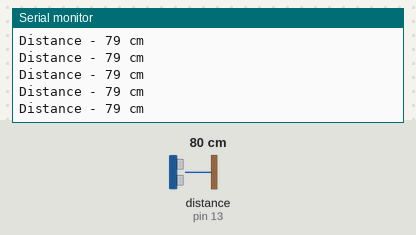
Bench run of a sketch on a simulated Arduino Uno, built with avr-gcc and run on an emulated ATmega328P. Parts: the last lines printed to the serial monitor. Wiring (inferred from the names in the program): ultrasonic range finder: trigger pin 13; echo pin 13. The test bench sets the inputs (shaded band); at power-on: distance to the obstacle (sensor on pin 13) 80 cm. The echo pulse lasts 58.3 µs per cm.

Above: at 1.2 s.
1.3 s: distance to the obstacle (sensor on pin 13) set to 60 cm
At 1.35 s:
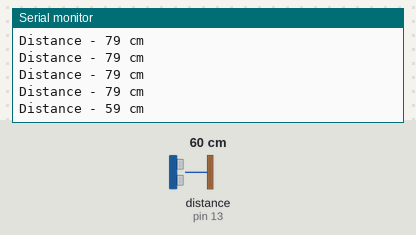
4.3 s: distance to the obstacle (sensor on pin 13) set to 2 cm
At 4.3 s:
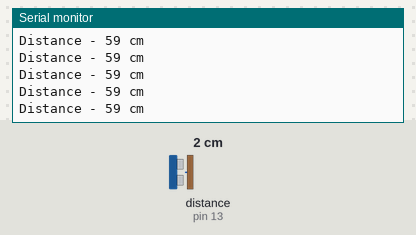
5.8 s: distance to the obstacle (sensor on pin 13) set to 4 cm
At 5.84 s:
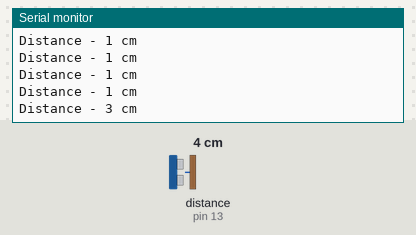
8.8 s: distance to the obstacle (sensor on pin 13) set to 60 cm
At 8.86 s:
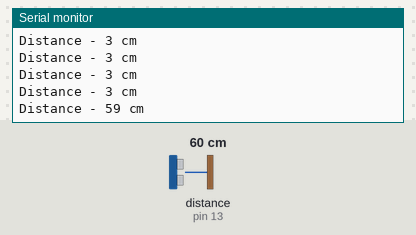
Timing chart, 0 to 11.8 s (numbered marks = the images above; inputs shaded):
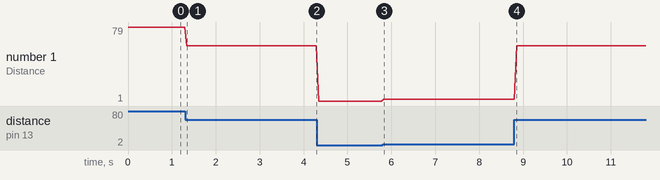

The sketch:

Ping_Scheme.ino
```cpp
//Ping sensor
//Connect Ping signal pin to Arduino digital 8
//Mechatronics 530.421 Lab1
int signal=13;
int distance;
unsigned long pulseduration=0;
void setup()
{
 pinMode(signal, OUTPUT);
 Serial.begin(9600);
}
void measureDistance()
{
 // set pin as output so we can send a pulse
 pinMode(signal, OUTPUT);
// set output to LOW
 digitalWrite(signal, LOW);
 delayMicroseconds(5);

 // now send the 5uS pulse out to activate Ping)))
 digitalWrite(signal, HIGH);
 delayMicroseconds(5);
 digitalWrite(signal, LOW);

 // now we need to change the digital pin
 // to input to read the incoming pulse
 pinMode(signal, INPUT);

 // finally, measure the length of the incoming pulse
 pulseduration=pulseIn(signal, HIGH);
}
void loop()
{
 // get the raw measurement data from Ping)))
 measureDistance();
 //************************//
 // FILL IN YOUR CODES HERE
 distance = pulseduration /29.15 / 2;
 // END OF YOUR CODES
 //************************//
 // Display on serial monitor
 Serial.print("Distance - ");
 Serial.print(distance);
 Serial.println(" cm");
 delay(50);
}
```

Measured:
- after the input at 1.3 s, the serial monitor: prints a new line at once (image 1)
- after the input at 5.8 s, the serial monitor: prints a new line at once (image 3)
- after the input at 8.8 s, the serial monitor: prints a new line after 0.05 s (image 4)
- plotted number 1: 79 → 59 after the input at 1.3 s, 59 → 1 after the input at 4.3 s, 1 → 3 after the input at 5.8 s, 3 → 59 after the input at 8.8 s
